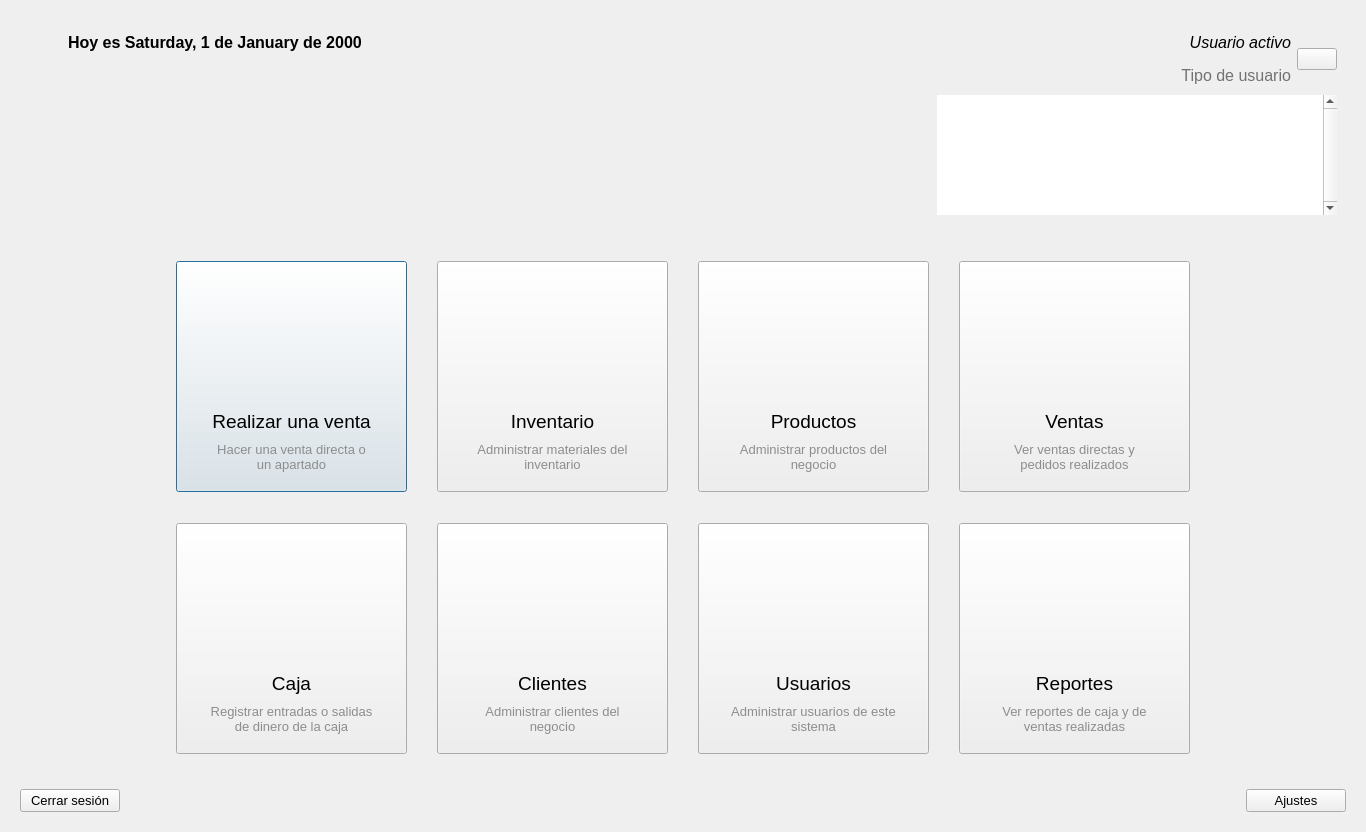
<?xml version="1.0" encoding="UTF-8"?>
<ui version="4.0">
 <class>Home</class>
 <widget class="QWidget" name="Home">
  <property name="geometry">
   <rect>
    <x>0</x>
    <y>0</y>
    <width>1366</width>
    <height>832</height>
   </rect>
  </property>
  <layout class="QVBoxLayout" name="verticalLayout">
   <item>
    <widget class="QFrame" name="frame">
     <property name="minimumSize">
      <size>
       <width>0</width>
       <height>235</height>
      </size>
     </property>
     <property name="styleSheet">
      <string notr="true">QFrame {border: none}</string>
     </property>
     <property name="frameShape">
      <enum>QFrame::StyledPanel</enum>
     </property>
     <property name="frameShadow">
      <enum>QFrame::Raised</enum>
     </property>
     <layout class="QHBoxLayout" name="horizontalLayout_3">
      <property name="spacing">
       <number>25</number>
      </property>
      <property name="bottomMargin">
       <number>20</number>
      </property>
      <item alignment="Qt::AlignLeft|Qt::AlignTop">
       <widget class="QFrame" name="frame_4">
        <property name="frameShape">
         <enum>QFrame::StyledPanel</enum>
        </property>
        <property name="frameShadow">
         <enum>QFrame::Raised</enum>
        </property>
        <layout class="QHBoxLayout" name="horizontalLayout_2">
         <item>
          <widget class="QLabel" name="icon1">
           <property name="minimumSize">
            <size>
             <width>31</width>
             <height>21</height>
            </size>
           </property>
           <property name="styleSheet">
            <string notr="true">image: url(:/img/resources/images/calendar.png);</string>
           </property>
           <property name="text">
            <string/>
           </property>
          </widget>
         </item>
         <item>
          <widget class="QDateEdit" name="fechaHoy">
           <property name="enabled">
            <bool>false</bool>
           </property>
           <property name="font">
            <font>
             <pointsize>12</pointsize>
             <bold>true</bold>
            </font>
           </property>
           <property name="styleSheet">
            <string notr="true">QDateEdit {
	color: rgb(0, 0, 0);
	background-color: transparent;
}</string>
           </property>
           <property name="frame">
            <bool>false</bool>
           </property>
           <property name="readOnly">
            <bool>true</bool>
           </property>
           <property name="buttonSymbols">
            <enum>QAbstractSpinBox::NoButtons</enum>
           </property>
           <property name="displayFormat">
            <string notr="true">'Hoy es' dddd, d 'de' MMMM 'de' yyyy</string>
           </property>
          </widget>
         </item>
        </layout>
       </widget>
      </item>
      <item alignment="Qt::AlignHCenter|Qt::AlignVCenter">
       <widget class="QLabel" name="logo">
        <property name="minimumSize">
         <size>
          <width>392</width>
          <height>206</height>
         </size>
        </property>
        <property name="maximumSize">
         <size>
          <width>392</width>
          <height>206</height>
         </size>
        </property>
        <property name="pixmap">
         <pixmap resource="../resources.qrc">:/img/resources/images/logo.png</pixmap>
        </property>
        <property name="scaledContents">
         <bool>true</bool>
        </property>
       </widget>
      </item>
      <item alignment="Qt::AlignRight|Qt::AlignTop">
       <widget class="QFrame" name="frame_5">
        <property name="minimumSize">
         <size>
          <width>0</width>
          <height>204</height>
         </size>
        </property>
        <property name="maximumSize">
         <size>
          <width>16777215</width>
          <height>204</height>
         </size>
        </property>
        <property name="frameShape">
         <enum>QFrame::StyledPanel</enum>
        </property>
        <property name="frameShadow">
         <enum>QFrame::Raised</enum>
        </property>
        <layout class="QGridLayout" name="gridLayout">
         <item row="0" column="0" alignment="Qt::AlignVCenter">
          <widget class="QLabel" name="usuario">
           <property name="sizePolicy">
            <sizepolicy hsizetype="Expanding" vsizetype="Preferred">
             <horstretch>0</horstretch>
             <verstretch>0</verstretch>
            </sizepolicy>
           </property>
           <property name="font">
            <font>
             <pointsize>12</pointsize>
             <italic>true</italic>
            </font>
           </property>
           <property name="text">
            <string notr="true">Usuario activo</string>
           </property>
           <property name="alignment">
            <set>Qt::AlignRight|Qt::AlignTrailing|Qt::AlignVCenter</set>
           </property>
          </widget>
         </item>
         <item row="1" column="0" alignment="Qt::AlignVCenter">
          <widget class="QLabel" name="tipo_usuario">
           <property name="sizePolicy">
            <sizepolicy hsizetype="Expanding" vsizetype="Preferred">
             <horstretch>0</horstretch>
             <verstretch>0</verstretch>
            </sizepolicy>
           </property>
           <property name="font">
            <font>
             <pointsize>12</pointsize>
            </font>
           </property>
           <property name="styleSheet">
            <string notr="true">color: rgb(114, 114, 114);</string>
           </property>
           <property name="text">
            <string notr="true">Tipo de usuario</string>
           </property>
           <property name="alignment">
            <set>Qt::AlignRight|Qt::AlignTrailing|Qt::AlignVCenter</set>
           </property>
          </widget>
         </item>
         <item row="2" column="0" colspan="2">
          <widget class="QFrame" name="frame_6">
           <property name="sizePolicy">
            <sizepolicy hsizetype="Expanding" vsizetype="Expanding">
             <horstretch>0</horstretch>
             <verstretch>0</verstretch>
            </sizepolicy>
           </property>
           <property name="minimumSize">
            <size>
             <width>400</width>
             <height>120</height>
            </size>
           </property>
           <property name="maximumSize">
            <size>
             <width>400</width>
             <height>120</height>
            </size>
           </property>
           <layout class="QHBoxLayout" name="horizontalLayout_4">
            <property name="spacing">
             <number>0</number>
            </property>
            <property name="leftMargin">
             <number>0</number>
            </property>
            <property name="topMargin">
             <number>0</number>
            </property>
            <property name="rightMargin">
             <number>0</number>
            </property>
            <property name="bottomMargin">
             <number>0</number>
            </property>
            <item>
             <widget class="ListaNotificaciones" name="listaNotificaciones">
              <property name="minimumSize">
               <size>
                <width>400</width>
                <height>0</height>
               </size>
              </property>
              <property name="maximumSize">
               <size>
                <width>400</width>
                <height>120</height>
               </size>
              </property>
              <property name="font">
               <font>
                <pointsize>10</pointsize>
               </font>
              </property>
              <property name="frameShape">
               <enum>QFrame::WinPanel</enum>
              </property>
              <property name="frameShadow">
               <enum>QFrame::Plain</enum>
              </property>
              <property name="verticalScrollBarPolicy">
               <enum>Qt::ScrollBarAlwaysOn</enum>
              </property>
              <property name="horizontalScrollBarPolicy">
               <enum>Qt::ScrollBarAlwaysOff</enum>
              </property>
              <property name="alternatingRowColors">
               <bool>true</bool>
              </property>
              <property name="selectionMode">
               <enum>QAbstractItemView::NoSelection</enum>
              </property>
              <property name="wordWrap">
               <bool>true</bool>
              </property>
             </widget>
            </item>
           </layout>
          </widget>
         </item>
         <item row="0" column="1" rowspan="2">
          <widget class="ClickableIcon" name="btFotoPerfil">
           <property name="icon">
            <iconset resource="../resources.qrc">
             <normaloff>:/img/resources/images/user.png</normaloff>:/img/resources/images/user.png</iconset>
           </property>
           <property name="iconSize">
            <size>
             <width>60</width>
             <height>60</height>
            </size>
           </property>
          </widget>
         </item>
        </layout>
       </widget>
      </item>
     </layout>
    </widget>
   </item>
   <item alignment="Qt::AlignHCenter">
    <widget class="QFrame" name="frame_2">
     <property name="sizePolicy">
      <sizepolicy hsizetype="Expanding" vsizetype="Expanding">
       <horstretch>0</horstretch>
       <verstretch>0</verstretch>
      </sizepolicy>
     </property>
     <layout class="QGridLayout" name="gridLayout_2">
      <property name="leftMargin">
       <number>0</number>
      </property>
      <property name="rightMargin">
       <number>0</number>
      </property>
      <property name="spacing">
       <number>30</number>
      </property>
      <item row="0" column="0" alignment="Qt::AlignHCenter|Qt::AlignVCenter">
       <widget class="QFrame" name="frameCrearVenta">
        <property name="minimumSize">
         <size>
          <width>231</width>
          <height>231</height>
         </size>
        </property>
        <widget class="QPushButton" name="btCrearVenta">
         <property name="geometry">
          <rect>
           <x>0</x>
           <y>0</y>
           <width>231</width>
           <height>231</height>
          </rect>
         </property>
         <property name="minimumSize">
          <size>
           <width>231</width>
           <height>231</height>
          </size>
         </property>
         <property name="text">
          <string/>
         </property>
         <property name="default">
          <bool>true</bool>
         </property>
        </widget>
        <widget class="QLabel" name="label_61">
         <property name="geometry">
          <rect>
           <x>33</x>
           <y>178</y>
           <width>165</width>
           <height>35</height>
          </rect>
         </property>
         <property name="font">
          <font>
           <pointsize>10</pointsize>
           <bold>false</bold>
          </font>
         </property>
         <property name="styleSheet">
          <string notr="true">color: rgb(141, 141, 141);</string>
         </property>
         <property name="text">
          <string notr="true">Hacer una venta directa o un apartado</string>
         </property>
         <property name="alignment">
          <set>Qt::AlignCenter</set>
         </property>
         <property name="wordWrap">
          <bool>true</bool>
         </property>
        </widget>
        <widget class="QLabel" name="label_62">
         <property name="geometry">
          <rect>
           <x>60</x>
           <y>28</y>
           <width>111</width>
           <height>111</height>
          </rect>
         </property>
         <property name="contextMenuPolicy">
          <enum>Qt::DefaultContextMenu</enum>
         </property>
         <property name="frameShadow">
          <enum>QFrame::Plain</enum>
         </property>
         <property name="text">
          <string notr="true"/>
         </property>
         <property name="pixmap">
          <pixmap resource="../resources.qrc">:/img/resources/images/shopping-cart.png</pixmap>
         </property>
         <property name="scaledContents">
          <bool>true</bool>
         </property>
         <property name="textInteractionFlags">
          <set>Qt::NoTextInteraction</set>
         </property>
        </widget>
        <widget class="QLabel" name="label_63">
         <property name="geometry">
          <rect>
           <x>20</x>
           <y>145</y>
           <width>191</width>
           <height>31</height>
          </rect>
         </property>
         <property name="font">
          <font>
           <pointsize>14</pointsize>
           <bold>false</bold>
          </font>
         </property>
         <property name="text">
          <string notr="true">Realizar una venta</string>
         </property>
         <property name="alignment">
          <set>Qt::AlignCenter</set>
         </property>
        </widget>
       </widget>
      </item>
      <item row="0" column="1" alignment="Qt::AlignHCenter|Qt::AlignVCenter">
       <widget class="QFrame" name="frameInventario">
        <property name="minimumSize">
         <size>
          <width>231</width>
          <height>231</height>
         </size>
        </property>
        <widget class="QLabel" name="label_73">
         <property name="geometry">
          <rect>
           <x>60</x>
           <y>28</y>
           <width>111</width>
           <height>111</height>
          </rect>
         </property>
         <property name="text">
          <string notr="true"/>
         </property>
         <property name="pixmap">
          <pixmap resource="../resources.qrc">:/img/resources/images/inventory.png</pixmap>
         </property>
         <property name="scaledContents">
          <bool>true</bool>
         </property>
         <property name="textInteractionFlags">
          <set>Qt::NoTextInteraction</set>
         </property>
        </widget>
        <widget class="QLabel" name="label_74">
         <property name="geometry">
          <rect>
           <x>20</x>
           <y>145</y>
           <width>191</width>
           <height>31</height>
          </rect>
         </property>
         <property name="font">
          <font>
           <pointsize>14</pointsize>
           <bold>false</bold>
          </font>
         </property>
         <property name="text">
          <string notr="true">Inventario</string>
         </property>
         <property name="alignment">
          <set>Qt::AlignCenter</set>
         </property>
        </widget>
        <widget class="QPushButton" name="btInventario">
         <property name="geometry">
          <rect>
           <x>0</x>
           <y>0</y>
           <width>231</width>
           <height>231</height>
          </rect>
         </property>
         <property name="minimumSize">
          <size>
           <width>231</width>
           <height>231</height>
          </size>
         </property>
         <property name="text">
          <string/>
         </property>
        </widget>
        <widget class="QLabel" name="label_75">
         <property name="geometry">
          <rect>
           <x>33</x>
           <y>178</y>
           <width>165</width>
           <height>35</height>
          </rect>
         </property>
         <property name="font">
          <font>
           <pointsize>10</pointsize>
           <bold>false</bold>
          </font>
         </property>
         <property name="styleSheet">
          <string notr="true">color: rgb(141, 141, 141);</string>
         </property>
         <property name="text">
          <string notr="true">Administrar materiales del inventario</string>
         </property>
         <property name="alignment">
          <set>Qt::AlignCenter</set>
         </property>
         <property name="wordWrap">
          <bool>true</bool>
         </property>
        </widget>
        <zorder>btInventario</zorder>
        <zorder>label_73</zorder>
        <zorder>label_74</zorder>
        <zorder>label_75</zorder>
       </widget>
      </item>
      <item row="0" column="2" alignment="Qt::AlignHCenter|Qt::AlignVCenter">
       <widget class="QFrame" name="frameProductos">
        <property name="minimumSize">
         <size>
          <width>231</width>
          <height>231</height>
         </size>
        </property>
        <widget class="QLabel" name="label_58">
         <property name="geometry">
          <rect>
           <x>20</x>
           <y>145</y>
           <width>191</width>
           <height>31</height>
          </rect>
         </property>
         <property name="font">
          <font>
           <pointsize>14</pointsize>
           <bold>false</bold>
          </font>
         </property>
         <property name="text">
          <string notr="true">Productos</string>
         </property>
         <property name="alignment">
          <set>Qt::AlignCenter</set>
         </property>
        </widget>
        <widget class="QLabel" name="label_59">
         <property name="geometry">
          <rect>
           <x>33</x>
           <y>178</y>
           <width>165</width>
           <height>35</height>
          </rect>
         </property>
         <property name="font">
          <font>
           <pointsize>10</pointsize>
           <bold>false</bold>
          </font>
         </property>
         <property name="styleSheet">
          <string notr="true">color: rgb(141, 141, 141);</string>
         </property>
         <property name="text">
          <string notr="true">Administrar productos del negocio</string>
         </property>
         <property name="alignment">
          <set>Qt::AlignCenter</set>
         </property>
         <property name="wordWrap">
          <bool>true</bool>
         </property>
        </widget>
        <widget class="QLabel" name="label_60">
         <property name="geometry">
          <rect>
           <x>60</x>
           <y>28</y>
           <width>111</width>
           <height>111</height>
          </rect>
         </property>
         <property name="text">
          <string notr="true"/>
         </property>
         <property name="pixmap">
          <pixmap resource="../resources.qrc">:/img/resources/images/package.png</pixmap>
         </property>
         <property name="scaledContents">
          <bool>true</bool>
         </property>
         <property name="textInteractionFlags">
          <set>Qt::NoTextInteraction</set>
         </property>
        </widget>
        <widget class="QPushButton" name="btProductos">
         <property name="geometry">
          <rect>
           <x>0</x>
           <y>0</y>
           <width>231</width>
           <height>231</height>
          </rect>
         </property>
         <property name="minimumSize">
          <size>
           <width>231</width>
           <height>231</height>
          </size>
         </property>
         <property name="text">
          <string/>
         </property>
        </widget>
        <zorder>btProductos</zorder>
        <zorder>label_58</zorder>
        <zorder>label_59</zorder>
        <zorder>label_60</zorder>
       </widget>
      </item>
      <item row="0" column="3" alignment="Qt::AlignHCenter|Qt::AlignVCenter">
       <widget class="QFrame" name="frameVentas">
        <property name="minimumSize">
         <size>
          <width>231</width>
          <height>231</height>
         </size>
        </property>
        <widget class="QPushButton" name="btVentas">
         <property name="geometry">
          <rect>
           <x>0</x>
           <y>0</y>
           <width>231</width>
           <height>231</height>
          </rect>
         </property>
         <property name="minimumSize">
          <size>
           <width>231</width>
           <height>231</height>
          </size>
         </property>
         <property name="text">
          <string/>
         </property>
        </widget>
        <widget class="QLabel" name="label_55">
         <property name="geometry">
          <rect>
           <x>33</x>
           <y>178</y>
           <width>165</width>
           <height>35</height>
          </rect>
         </property>
         <property name="font">
          <font>
           <pointsize>10</pointsize>
           <bold>false</bold>
          </font>
         </property>
         <property name="styleSheet">
          <string notr="true">color: rgb(141, 141, 141);</string>
         </property>
         <property name="text">
          <string notr="true">Ver ventas directas y pedidos realizados</string>
         </property>
         <property name="alignment">
          <set>Qt::AlignCenter</set>
         </property>
         <property name="wordWrap">
          <bool>true</bool>
         </property>
        </widget>
        <widget class="QLabel" name="label_56">
         <property name="geometry">
          <rect>
           <x>20</x>
           <y>145</y>
           <width>191</width>
           <height>31</height>
          </rect>
         </property>
         <property name="font">
          <font>
           <pointsize>14</pointsize>
           <bold>false</bold>
          </font>
         </property>
         <property name="text">
          <string notr="true">Ventas</string>
         </property>
         <property name="alignment">
          <set>Qt::AlignCenter</set>
         </property>
        </widget>
        <widget class="QLabel" name="label_57">
         <property name="geometry">
          <rect>
           <x>60</x>
           <y>28</y>
           <width>111</width>
           <height>111</height>
          </rect>
         </property>
         <property name="text">
          <string notr="true"/>
         </property>
         <property name="pixmap">
          <pixmap resource="../resources.qrc">:/img/resources/images/choices.png</pixmap>
         </property>
         <property name="scaledContents">
          <bool>true</bool>
         </property>
         <property name="textInteractionFlags">
          <set>Qt::NoTextInteraction</set>
         </property>
        </widget>
       </widget>
      </item>
      <item row="1" column="0" alignment="Qt::AlignHCenter|Qt::AlignVCenter">
       <widget class="QFrame" name="frameCaja">
        <property name="enabled">
         <bool>true</bool>
        </property>
        <property name="minimumSize">
         <size>
          <width>231</width>
          <height>231</height>
         </size>
        </property>
        <widget class="QPushButton" name="btCaja">
         <property name="geometry">
          <rect>
           <x>0</x>
           <y>0</y>
           <width>231</width>
           <height>231</height>
          </rect>
         </property>
         <property name="minimumSize">
          <size>
           <width>231</width>
           <height>231</height>
          </size>
         </property>
         <property name="text">
          <string/>
         </property>
        </widget>
        <widget class="QLabel" name="label_64">
         <property name="geometry">
          <rect>
           <x>20</x>
           <y>145</y>
           <width>191</width>
           <height>31</height>
          </rect>
         </property>
         <property name="font">
          <font>
           <pointsize>14</pointsize>
           <bold>false</bold>
          </font>
         </property>
         <property name="text">
          <string notr="true">Caja</string>
         </property>
         <property name="alignment">
          <set>Qt::AlignCenter</set>
         </property>
        </widget>
        <widget class="QLabel" name="label_65">
         <property name="geometry">
          <rect>
           <x>33</x>
           <y>178</y>
           <width>165</width>
           <height>35</height>
          </rect>
         </property>
         <property name="font">
          <font>
           <pointsize>10</pointsize>
           <bold>false</bold>
          </font>
         </property>
         <property name="styleSheet">
          <string notr="true">color: rgb(141, 141, 141);</string>
         </property>
         <property name="text">
          <string notr="true">Registrar entradas o salidas de dinero de la caja</string>
         </property>
         <property name="alignment">
          <set>Qt::AlignCenter</set>
         </property>
         <property name="wordWrap">
          <bool>true</bool>
         </property>
        </widget>
        <widget class="QLabel" name="label_66">
         <property name="geometry">
          <rect>
           <x>60</x>
           <y>28</y>
           <width>111</width>
           <height>111</height>
          </rect>
         </property>
         <property name="text">
          <string notr="true"/>
         </property>
         <property name="pixmap">
          <pixmap resource="../resources.qrc">:/img/resources/images/cash-register.png</pixmap>
         </property>
         <property name="scaledContents">
          <bool>true</bool>
         </property>
         <property name="textInteractionFlags">
          <set>Qt::NoTextInteraction</set>
         </property>
        </widget>
       </widget>
      </item>
      <item row="1" column="1" alignment="Qt::AlignHCenter|Qt::AlignVCenter">
       <widget class="QFrame" name="frameClientes">
        <property name="minimumSize">
         <size>
          <width>231</width>
          <height>231</height>
         </size>
        </property>
        <widget class="QLabel" name="label_70">
         <property name="geometry">
          <rect>
           <x>20</x>
           <y>145</y>
           <width>191</width>
           <height>31</height>
          </rect>
         </property>
         <property name="font">
          <font>
           <pointsize>14</pointsize>
           <bold>false</bold>
          </font>
         </property>
         <property name="text">
          <string notr="true">Clientes</string>
         </property>
         <property name="alignment">
          <set>Qt::AlignCenter</set>
         </property>
        </widget>
        <widget class="QLabel" name="label_71">
         <property name="geometry">
          <rect>
           <x>33</x>
           <y>178</y>
           <width>165</width>
           <height>35</height>
          </rect>
         </property>
         <property name="font">
          <font>
           <pointsize>10</pointsize>
           <bold>false</bold>
          </font>
         </property>
         <property name="styleSheet">
          <string notr="true">color: rgb(141, 141, 141);</string>
         </property>
         <property name="text">
          <string notr="true">Administrar clientes del negocio</string>
         </property>
         <property name="alignment">
          <set>Qt::AlignCenter</set>
         </property>
         <property name="wordWrap">
          <bool>true</bool>
         </property>
        </widget>
        <widget class="QPushButton" name="btClientes">
         <property name="geometry">
          <rect>
           <x>0</x>
           <y>0</y>
           <width>231</width>
           <height>231</height>
          </rect>
         </property>
         <property name="minimumSize">
          <size>
           <width>231</width>
           <height>231</height>
          </size>
         </property>
         <property name="text">
          <string/>
         </property>
        </widget>
        <widget class="QLabel" name="label_72">
         <property name="geometry">
          <rect>
           <x>60</x>
           <y>28</y>
           <width>111</width>
           <height>111</height>
          </rect>
         </property>
         <property name="text">
          <string notr="true"/>
         </property>
         <property name="pixmap">
          <pixmap resource="../resources.qrc">:/img/resources/images/target.png</pixmap>
         </property>
         <property name="scaledContents">
          <bool>true</bool>
         </property>
         <property name="textInteractionFlags">
          <set>Qt::NoTextInteraction</set>
         </property>
        </widget>
        <zorder>btClientes</zorder>
        <zorder>label_70</zorder>
        <zorder>label_71</zorder>
        <zorder>label_72</zorder>
       </widget>
      </item>
      <item row="1" column="2" alignment="Qt::AlignHCenter|Qt::AlignVCenter">
       <widget class="QFrame" name="frameUsuarios">
        <property name="minimumSize">
         <size>
          <width>231</width>
          <height>231</height>
         </size>
        </property>
        <widget class="QLabel" name="label_52">
         <property name="geometry">
          <rect>
           <x>20</x>
           <y>145</y>
           <width>191</width>
           <height>31</height>
          </rect>
         </property>
         <property name="font">
          <font>
           <pointsize>14</pointsize>
           <bold>false</bold>
          </font>
         </property>
         <property name="text">
          <string notr="true">Usuarios</string>
         </property>
         <property name="alignment">
          <set>Qt::AlignCenter</set>
         </property>
        </widget>
        <widget class="QPushButton" name="btUsuarios">
         <property name="geometry">
          <rect>
           <x>0</x>
           <y>0</y>
           <width>231</width>
           <height>231</height>
          </rect>
         </property>
         <property name="minimumSize">
          <size>
           <width>231</width>
           <height>231</height>
          </size>
         </property>
         <property name="text">
          <string/>
         </property>
        </widget>
        <widget class="QLabel" name="label_53">
         <property name="geometry">
          <rect>
           <x>33</x>
           <y>178</y>
           <width>165</width>
           <height>35</height>
          </rect>
         </property>
         <property name="font">
          <font>
           <pointsize>10</pointsize>
           <bold>false</bold>
          </font>
         </property>
         <property name="styleSheet">
          <string notr="true">color: rgb(141, 141, 141);</string>
         </property>
         <property name="text">
          <string notr="true">Administrar usuarios de este sistema</string>
         </property>
         <property name="alignment">
          <set>Qt::AlignCenter</set>
         </property>
         <property name="wordWrap">
          <bool>true</bool>
         </property>
        </widget>
        <widget class="QLabel" name="label_54">
         <property name="geometry">
          <rect>
           <x>60</x>
           <y>28</y>
           <width>111</width>
           <height>111</height>
          </rect>
         </property>
         <property name="text">
          <string notr="true"/>
         </property>
         <property name="pixmap">
          <pixmap resource="../resources.qrc">:/img/resources/images/programmer.png</pixmap>
         </property>
         <property name="scaledContents">
          <bool>true</bool>
         </property>
         <property name="textInteractionFlags">
          <set>Qt::NoTextInteraction</set>
         </property>
        </widget>
        <zorder>btUsuarios</zorder>
        <zorder>label_52</zorder>
        <zorder>label_53</zorder>
        <zorder>label_54</zorder>
       </widget>
      </item>
      <item row="1" column="3" alignment="Qt::AlignHCenter|Qt::AlignVCenter">
       <widget class="QFrame" name="frameReportes">
        <property name="minimumSize">
         <size>
          <width>231</width>
          <height>231</height>
         </size>
        </property>
        <widget class="QLabel" name="label_67">
         <property name="geometry">
          <rect>
           <x>20</x>
           <y>145</y>
           <width>191</width>
           <height>31</height>
          </rect>
         </property>
         <property name="font">
          <font>
           <pointsize>14</pointsize>
           <bold>false</bold>
          </font>
         </property>
         <property name="text">
          <string notr="true">Reportes</string>
         </property>
         <property name="alignment">
          <set>Qt::AlignCenter</set>
         </property>
        </widget>
        <widget class="QPushButton" name="btReportes">
         <property name="geometry">
          <rect>
           <x>0</x>
           <y>0</y>
           <width>231</width>
           <height>231</height>
          </rect>
         </property>
         <property name="minimumSize">
          <size>
           <width>231</width>
           <height>231</height>
          </size>
         </property>
         <property name="text">
          <string/>
         </property>
        </widget>
        <widget class="QLabel" name="label_68">
         <property name="geometry">
          <rect>
           <x>33</x>
           <y>178</y>
           <width>165</width>
           <height>35</height>
          </rect>
         </property>
         <property name="font">
          <font>
           <pointsize>10</pointsize>
           <bold>false</bold>
          </font>
         </property>
         <property name="styleSheet">
          <string notr="true">color: rgb(141, 141, 141);</string>
         </property>
         <property name="text">
          <string notr="true">Ver reportes de caja y de ventas realizadas</string>
         </property>
         <property name="alignment">
          <set>Qt::AlignCenter</set>
         </property>
         <property name="wordWrap">
          <bool>true</bool>
         </property>
        </widget>
        <widget class="QLabel" name="label_69">
         <property name="geometry">
          <rect>
           <x>60</x>
           <y>28</y>
           <width>111</width>
           <height>111</height>
          </rect>
         </property>
         <property name="text">
          <string notr="true"/>
         </property>
         <property name="pixmap">
          <pixmap resource="../resources.qrc">:/img/resources/images/report.png</pixmap>
         </property>
         <property name="scaledContents">
          <bool>true</bool>
         </property>
         <property name="textInteractionFlags">
          <set>Qt::NoTextInteraction</set>
         </property>
        </widget>
        <zorder>btReportes</zorder>
        <zorder>label_67</zorder>
        <zorder>label_68</zorder>
        <zorder>label_69</zorder>
       </widget>
      </item>
     </layout>
    </widget>
   </item>
   <item>
    <widget class="QFrame" name="frame_3">
     <property name="styleSheet">
      <string notr="true">QFrame {border: none}</string>
     </property>
     <property name="frameShape">
      <enum>QFrame::StyledPanel</enum>
     </property>
     <property name="frameShadow">
      <enum>QFrame::Raised</enum>
     </property>
     <layout class="QHBoxLayout" name="horizontalLayout">
      <property name="topMargin">
       <number>20</number>
      </property>
      <item alignment="Qt::AlignLeft">
       <widget class="QPushButton" name="btSalir">
        <property name="minimumSize">
         <size>
          <width>100</width>
          <height>0</height>
         </size>
        </property>
        <property name="font">
         <font>
          <pointsize>10</pointsize>
         </font>
        </property>
        <property name="text">
         <string notr="true">Cerrar sesión</string>
        </property>
       </widget>
      </item>
      <item alignment="Qt::AlignRight">
       <widget class="QPushButton" name="btAjustes">
        <property name="minimumSize">
         <size>
          <width>100</width>
          <height>0</height>
         </size>
        </property>
        <property name="font">
         <font>
          <pointsize>10</pointsize>
         </font>
        </property>
        <property name="text">
         <string notr="true">Ajustes</string>
        </property>
        <property name="icon">
         <iconset resource="../resources.qrc">
          <normaloff>:/img/resources/images/settings.png</normaloff>:/img/resources/images/settings.png</iconset>
        </property>
        <property name="iconSize">
         <size>
          <width>20</width>
          <height>20</height>
         </size>
        </property>
       </widget>
      </item>
     </layout>
    </widget>
   </item>
  </layout>
 </widget>
 <customwidgets>
  <customwidget>
   <class>ClickableIcon</class>
   <extends>QPushButton</extends>
   <header>utils.mywidgets.h</header>
  </customwidget>
  <customwidget>
   <class>ListaNotificaciones</class>
   <extends>QListWidget</extends>
   <header>backends.Home.h</header>
  </customwidget>
 </customwidgets>
 <resources>
  <include location="../resources.qrc"/>
 </resources>
 <connections/>
</ui>
